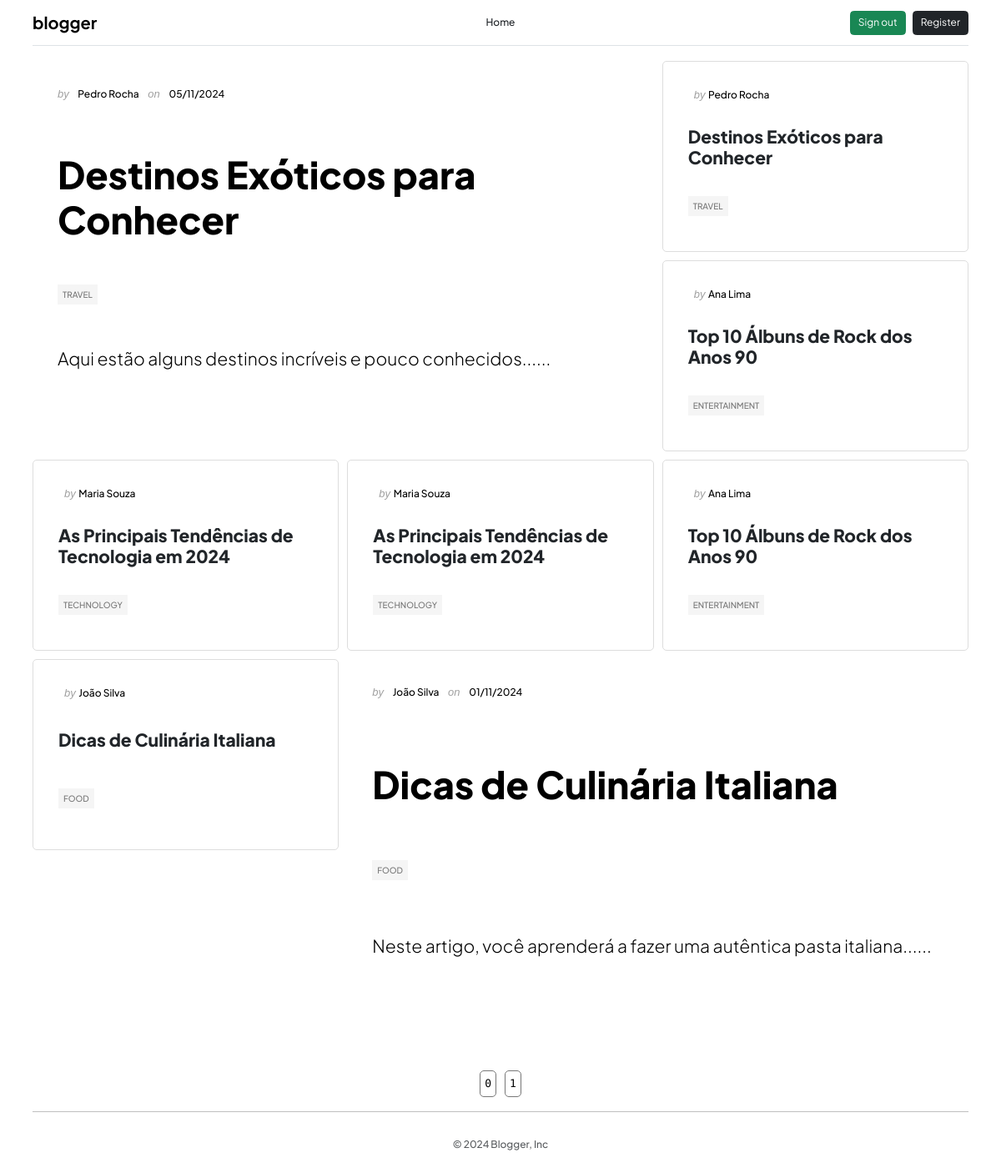
The page /index.php?page=1 (signed in) on the database its author committed.
### tables this page shows
CREATE TABLE IF NOT EXISTS `post` (
  `id` int NOT NULL AUTO_INCREMENT,
  `autor` varchar(150) NOT NULL,
  `title` varchar(150) NOT NULL,
  `category` varchar(20) NOT NULL,
  `content` text NOT NULL,
  `date_post` datetime NOT NULL,
  `date_update` datetime DEFAULT NULL,
  PRIMARY KEY (`id`)
);

### public/index.php (the view, shortened to what this page needs)
<!DOCTYPE html>
<html lang="en">
<head>
</head>
<body>
    <div><?php include 'header.php'; ?></div>
    <div class="container cards">
        <?php
        include_once '../app/database/connection.php';
        $pagina = isset($_GET['page']) ? $_GET['page'] : 0;
        $inicio = $pagina * 12;
        $postagens = mysqli_query($conexao, "SELECT * FROM post ORDER BY date_post DESC LIMIT $inicio, 12;");
        $qtspaginas = mysqli_query($conexao, "SELECT COUNT(id) FROM post;");
        $qts = mysqli_fetch_assoc($qtspaginas);
        $qts = $qts['COUNT(id)'] / 12;
        if (mysqli_num_rows($postagens) > 0) {
            $numPostagem = 1;
            $cont = 0;
            while (mysqli_num_rows($postagens) > $cont) {
                $cont++;
                $postagem = mysqli_fetch_assoc($postagens);
                $class = 'banner' . $numPostagem;
                $autor = $postagem['autor'];
                $titulo = substr($postagem['title'],0, 70);
                $categoria = strtoupper($postagem['category']);
                $conteudo = substr($postagem['content'], 0, 150) . "...";
                $data = date("d/m/Y", strtotime($postagem['date_post']));
                $id = $postagem['id'];
                if ($numPostagem == 1 || $numPostagem == 7) {
                    print "
                        <div class='$class d-flex flex-column'>
                            <div class='header-card'>
                                <p class='autor-data'>by <span class='autor'>$autor</span> on <span class='data'>$data</span></p>
                            </div>
                            <div class='card-body justify-content-evenly d-flex flex-column'>
                                <h5><a class='card-title mt-3 mb-3 text-decoration-none' href='post.php?post=$id'>$titulo</a></h5>
                                <div><span class='categoria p-2'>$categoria</span></div>
                                <p class='fs-3 text fw-light lh-lg'>$conteudo</p>
                            </div>
                        </div>";
                    $numPostagem++;
                } else {
                    print "
                        <div class='$class borda d-flex flex-column'>
                            <p class='titulo'><span class='autor'><span class='autor-data'>by </span> $autor</span></p>
                            <div class='card-body justify-content-around d-flex flex-column'>
                            <h5><a class='card-title2 text-decoration-none text-dark' href='post.php?post=$id''>$titulo</a></h5>
                            <div><span class='categoria p-2'>$categoria</span></div>
                        </div>
                    </div>";
                    $numPostagem++;
                }
            }
        } else {
            echo "Nenhuma postagens encontrada!";
        }
        ?>
    </div>
    <div class="pags">
        <?php
        $cont = 0;
        while ($cont <= $qts) {
            print "<a class='paginas' href='?page=$cont'>$cont</a><br>";
            $cont++;
        }
        ?>
    </div>
    <div><?php include 'footer.php'; ?></div>
</body>
</html>

### public/assets/css/style.css (style rules this page uses)
* { font-family: "Plus Jakarta Sans", sans-serif; font-optical-sizing: auto; font-weight: 500; font-size: 12px; font-style: normal; color: black; }
.card-title, .card-title2, .logo { font-family: "Plus Jakarta Sans", sans-serif; font-optical-sizing: auto; font-style: normal; }
.card-title { font-weight: 1000; font-size: 45px; }
.card-title2 { font-weight: 800; font-size: 21px; }
.autor-data { font-family: sans-serif, cursive; font-style: italic; font-size: 13px; color: #a0a0a0; }
.autor, .data { margin-left: 7px; margin-right: 7px; }
.pags { display: flex; justify-content: center; margin-top: 20px; border-radius: 5px; }
.paginas { margin: 5px; text-decoration: none; color: black; padding: 5px; border: 1px solid #777777; border-radius: 5px; font-family: "Source Code Pro", monospace; font-size: 13px; }
.borda { border: 1px solid #dddddd; border-radius: 5px; padding: 30px; }
.categoria { background-color: #f5f5f5; color: #777777; padding: 2px; font-size: 10px; }
@media (min-width: 770px) { .cards { display: grid; grid-template-columns: repeat(3, 1fr); grid-auto-rows: 229px; gap: 10px; } }
@media (min-width: 770px) { .banner1 { grid-column: 1/3; grid-row: 1/3; padding: 30px; } }
@media (min-width: 770px) { .banner2 { grid-column: 3/4; grid-row: 1/2; } }
@media (min-width: 770px) { .banner3 { grid-column: 3/4; grid-row: 2/3; } }
@media (min-width: 770px) { .banner4 { grid-column: 3/4; grid-row: 3/4; } }
@media (min-width: 770px) { .banner5 { grid-column: 2/3; grid-row: 3/4; } }
@media (min-width: 770px) { .banner6 { grid-column: 1/2; grid-row: 3/4; } }
@media (min-width: 770px) { .banner7 { grid-column: 2/4; grid-row: 4/6; padding: 30px; } }
@media (min-width: 770px) { .banner8 { grid-column: 1/2; grid-row: 4/5; } }

### rows shown on the page
post: autor "Pedro Rocha", date_post "05/11/2024", title "Destinos Exóticos para Conhecer", category "TRAVEL", content "Aqui estão alguns destinos incríveis e pouco conhecidos......"
post: autor "Pedro Rocha", title "Destinos Exóticos para Conhecer", category "TRAVEL"
post: autor "Ana Lima", title "Top 10 Álbuns de Rock dos Anos 90", category "ENTERTAINMENT"
post: autor "Ana Lima", title "Top 10 Álbuns de Rock dos Anos 90", category "ENTERTAINMENT"
post: autor "Maria Souza", title "As Principais Tendências de Tecnologia em 2024", category "TECHNOLOGY"
post: autor "Maria Souza", title "As Principais Tendências de Tecnologia em 2024", category "TECHNOLOGY"
post: autor "João Silva", date_post "01/11/2024", title "Dicas de Culinária Italiana", category "FOOD", content "Neste artigo, você aprenderá a fazer uma autêntica pasta italiana......"
post: autor "João Silva", title "Dicas de Culinária Italiana", category "FOOD"
